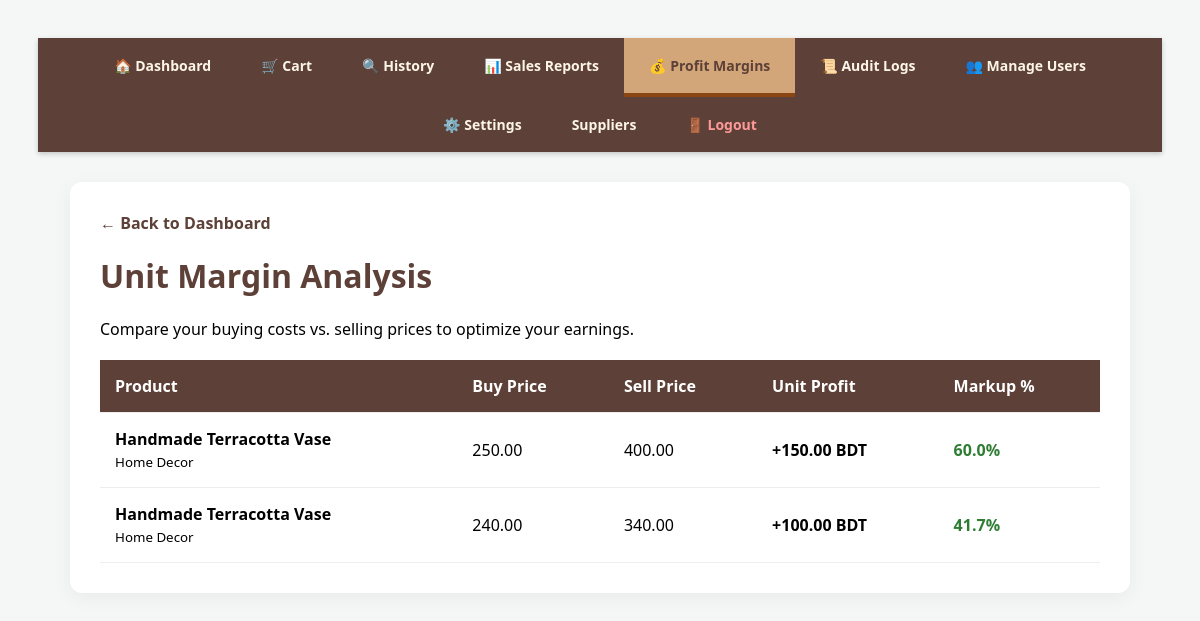
/margins.php (signed in), run on the app's committed database.
### tables this page shows
CREATE TABLE `products` (
  `id` int(11) NOT NULL,
  `sku` varchar(50) DEFAULT NULL,
  `item_name` varchar(255) NOT NULL,
  `category` varchar(100) DEFAULT NULL,
  `supplier_id` int(11) DEFAULT NULL,
  `buy_price` decimal(10,2) DEFAULT 0.00,
  `price` decimal(10,2) NOT NULL,
  `stock_quantity` int(11) DEFAULT 0,
  `min_stock_level` int(11) DEFAULT 5,
  `image_path` varchar(255) DEFAULT 'default.png',
  `is_fragile` tinyint(1) DEFAULT 0,
  `created_at` timestamp NOT NULL DEFAULT current_timestamp()
);

### margins.php (the view, shortened to what this page needs)
<?php
include 'db_connect.php';
$sql = "SELECT item_name, sku, buy_price, price, category FROM products ORDER BY (price - buy_price) DESC";
$result = mysqli_query($conn, $sql);
?>
<!DOCTYPE html>
<html>
<head>
</head>
<body>
    <?php include 'navigation.php'; ?>
<div class="container">
    <a href="index.php" style="text-decoration:none; color:#5d4037; font-weight:bold;">← Back to Dashboard</a>
    <h1 style="color: #5d4037; margin-top: 20px;">Unit Margin Analysis</h1>
    <p>Compare your buying costs vs. selling prices to optimize your earnings.</p>
    <table>
        <tr>
            <th>Product</th>
            <th>Buy Price</th>
            <th>Sell Price</th>
            <th>Unit Profit</th>
            <th>Markup %</th>
        </tr>
        <?php
        while($row = mysqli_fetch_assoc($result)) {
            $buy = $row['buy_price'];
            $sell = $row['price'];
            $profit = $sell - $buy;
            $markup = ($buy > 0) ? ($profit / $buy) * 100 : 0;
            $markup_class = ($markup >= 40) ? 'markup-high' : ($markup < 15 ? 'markup-low' : '');
            echo "<tr>
                    <td><strong>{$row['item_name']}</strong><br><small>{$row['category']}</small></td>
                    <td>" . number_format($buy, 2) . "</td>
                    <td>" . number_format($sell, 2) . "</td>
                    <td style='font-weight:bold;'>+" . number_format($profit, 2) . " BDT</td>
                    <td class='$markup_class'>" . number_format($markup, 1) . "%</td>
                  </tr>";
        }
        ?>
    </table>
</div>
</body>
</html>

### margins.php (style rules this page uses)
body { font-family: 'Segoe UI', sans-serif; padding: 30px; background-color: #f4f7f6; }
.container { max-width: 1000px; margin: auto; background: white; padding: 30px; border-radius: 12px; box-shadow: 0 5px 20px rgba(0,0,0,0.05); }
table { width: 100%; border-collapse: collapse; margin-top: 20px; }
th, td { padding: 15px; text-align: left; border-bottom: 1px solid #eee; }
th { background: #5d4037; color: white; }
.markup-high { color: #2e7d32; font-weight: bold; }

### data on the page
products: item_name "Handmade Terracotta Vase", category "Home Decor", buy_price "250.00", price "400.00", profit "150.00", markup "60.0"
products: item_name "Handmade Terracotta Vase", category "Home Decor", buy_price "240.00", price "340.00", profit "100.00", markup "41.7"
